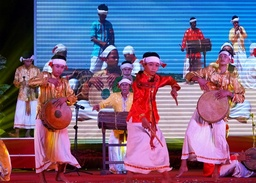
#> input picture test.jpg, 256 x 183 px, shrunk from 1024 x 732 before the run
$ jupyter execute --allow-errors HaarCascade.ipynb   (shell and % lines are left out)
#> lines starting #> are read from the running program, lines starting #| are printed output that depends on the picture; after the words box and inside, x2 and y2 are one past the last pixel; in counts of white or black regions, pixels touching at a corner belong together
#> further down, img is the input picture: shape (183, 256, 3); mean B, G, R 131.3, 100, 118.8
[cell 1]

# Importing the libraries
import os
import cv2
from matplotlib import pyplot as plt

# Loading the cascades
face_cascade_default = cv2.CascadeClassifier('opencv/data/haarcascades/haarcascade_frontalface_alt.xml')

face_cascade = cv2.CascadeClassifier('model/default_cascade.xml')

[cell 2]
# Defining a function that will do the detections
def detect(color, frame):
#     faces = face_cascade_default.detectMultiScale(frame, 1.05, 5)

#> called with color = (186, 19, 93)
    faces = face_cascade.detectMultiScale(frame, 1.05, 5)
#> faces = [[91, 53, 70, 70]]
    for (x, y, w, h) in faces:
        cv2.rectangle(frame, (x, y), (x + w, y + h), color, 2)
#> this loop made 1 pass
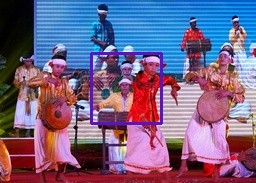
#> frame: shape (183, 256, 3); 1.78% of pixels changed, all inside (x1, y1, x2, y2) = (90, 52, 163, 125)
    return frame

[cell 3]
test_image_path = 'test.jpg'

[cell 4]
img = cv2.imread(test_image_path)
plt.imshow(img)
plt.show()

[cell 5]
color = (186, 19, 93)
detected = detect(color, img)

rects = detected[0]
#> rects = 256 rows, first 8: [1, 7, 6], [1, 7, 6], [0, 6, 5], [0, 5, 4], [0, 6, 5], [0, 6, 5], [1, 6, 5], [1, 6, 5]
neighbours = detected[1]
#> neighbours = 256 rows, first 8: [2, 8, 7], [1, 7, 6], [0, 6, 5], [0, 5, 4], [0, 6, 5], [0, 6, 5], [1, 6, 5], [0, 5, 4]
weights = detected[2]
#> weights = 256 rows, first 8: [2, 8, 7], [2, 8, 7], [1, 7, 6], [0, 6, 5], [0, 6, 5], [0, 6, 5], [1, 6, 5], [0, 5, 4]

# plt.imshow(detected)
# plt.show()

[cell 6]
for i in range(10):
    print("--Box",i)
    print("X Y W D: ")
    print(rects[i])
    print("Confidence ?: ")
    print(weights[i])
#> this loop made 10 passes
#> (printed output is left out)

#> (a cell that did not finish here is left out)

[cell 8]
head_tail = os.path.split(test_image_path)
try_split = head_tail[1].split('.')
new_file_name = '.'.join(try_split[:-1]) + '_predicted.' + try_split[-1]

dest_img_path = os.path.join(head_tail[0], new_file_name)
print(dest_img_path)

[cell 9]
cv2.imwrite(dest_img_path, detected)
#> Out = True
